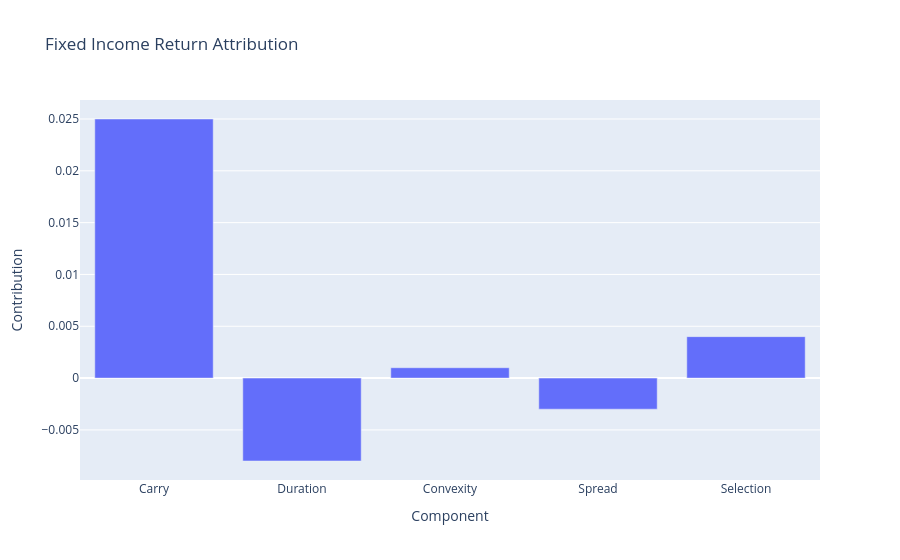
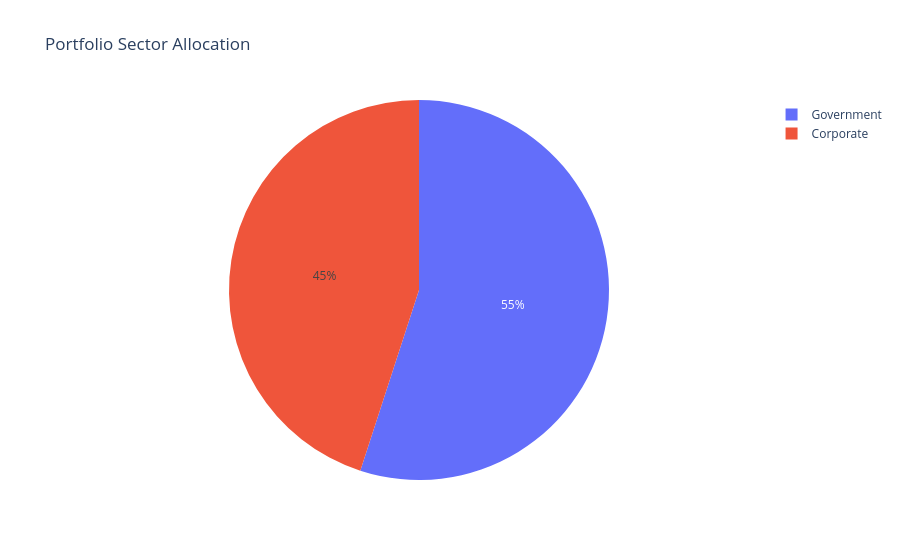
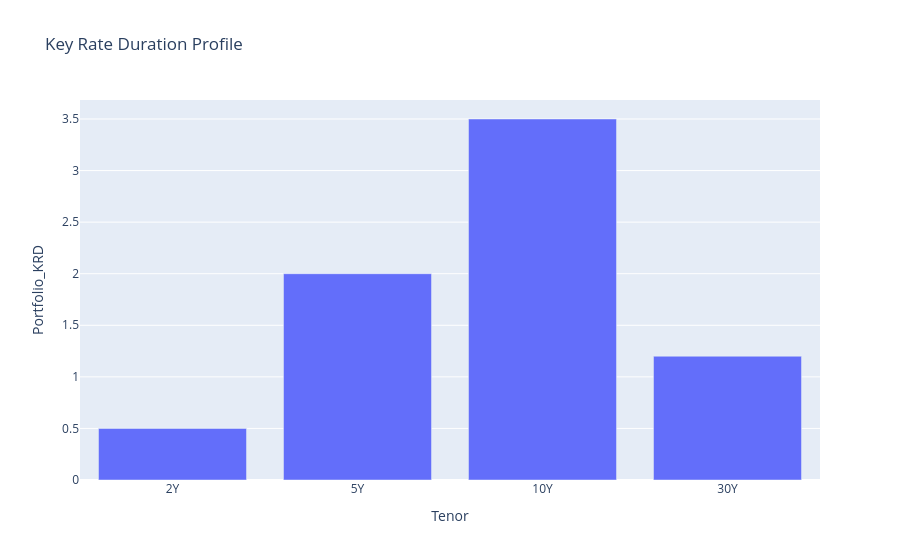

Write notebook code for charts like these, in order.
### Code cell
import pandas as pd
import numpy as np
import plotly.graph_objects as go
import plotly.express as px


####################################################
# Example Portfolio and Benchmark
####################################################

portfolio = pd.DataFrame({

    "Bond":[
        "US Treasury 5Y",
        "German Bund 10Y",
        "Corporate Bond A",
        "Corporate Bond B",
        "French OAT 8Y"
    ],

    "Sector":[
        "Government",
        "Government",
        "Corporate",
        "Corporate",
        "Government"
    ],

    "Weight":[
        0.20,
        0.25,
        0.25,
        0.20,
        0.10
    ],

    "Duration":[
        4.8,
        8.9,
        5.7,
        7.2,
        6.5
    ],

    "Return":[
        0.025,
        0.018,
        0.032,
        0.028,
        0.021
    ]
})


benchmark = pd.DataFrame({
    "Sector":["Government", "Corporate"],
    "Weight":[0.70, 0.30],
    "Duration":[7.0, 6.0],
    "Return":[0.020, 0.025] })


####################################################
# 1. Benchmark Attribution
####################################################

portfolio_return = np.sum(portfolio.Weight *portfolio.Return)
benchmark_return = np.sum(benchmark.Weight *benchmark.Return)
active_return = (portfolio_return -benchmark_return)


print("\n========== Benchmark Attribution ==========")
print(f"Portfolio Return : {portfolio_return:.2%}")
print(f"Benchmark Return : {benchmark_return:.2%}")
print(f"Active Return    : {active_return:.2%}")


####################################################
# 2. Key Rate Duration Attribution
####################################################

key_rates = pd.DataFrame({

    "Tenor":[
        "2Y",
        "5Y",
        "10Y",
        "30Y"
    ],

    "Portfolio_KRD":[
        0.5,
        2.0,
        3.5,
        1.2
    ],

    "Yield_Shock":[
        0.0005,
        0.0010,
        -0.0020,
        -0.0015
    ]

})


key_rates["Attribution"] = (
    -key_rates.Portfolio_KRD *
    key_rates.Yield_Shock
)


print("\n========== Key Rate Duration Attribution ==========")
print(key_rates.round(5))



####################################################
# 3. Sector Allocation Attribution
####################################################

sector = portfolio.groupby("Sector").agg({"Weight":"sum","Return":"mean"})
benchmark_sector = benchmark.set_index("Sector")
sector["Benchmark Weight"] = (benchmark_sector.Weight)
sector["Benchmark Return"] = (benchmark_sector.Return)
sector["Allocation Effect"] = (
    (sector.Weight -sector["Benchmark Weight"])*
    (sector["Return"] - benchmark_return))


print("\n========== Sector Allocation Attribution ==========")
print(sector.round(4))



####################################################
# 4. Yield Curve Positioning Attribution
####################################################

curve = pd.DataFrame({

    "Maturity":[
        "2Y",
        "5Y",
        "10Y",
        "30Y"
    ],

    "Portfolio_Duration":[
        0.8,
        2.2,
        3.5,
        1.5
    ],

    "Yield_Move":[
        0.001,
        -0.002,
        -0.003,
        -0.001
    ]

})


curve["Curve_Positioning_Return"] = (-curve.Portfolio_Duration *curve.Yield_Move)


print("\n========== Curve Positioning Attribution ==========")
print(curve.round(5))



####################################################
# 5. Brinson Fixed Income Attribution
####################################################

brinson = pd.DataFrame({

    "Sector":[
        "Government",
        "Corporate"
    ],

    "Portfolio Weight":[
        0.45,
        0.55
    ],

    "Benchmark Weight":[
        0.70,
        0.30
    ],

    "Portfolio Return":[
        0.021,
        0.031
    ],

    "Benchmark Return":[
        0.020,
        0.025
    ]

})


# Allocation effect
brinson["Allocation Effect"] = (
    (brinson["Portfolio Weight"] - brinson["Benchmark Weight"])
    *
    (brinson["Benchmark Return"] - benchmark_return))



# Selection effect
brinson["Selection Effect"] = (
    brinson["Benchmark Weight"]
    *
    (brinson["Portfolio Return"] - brinson["Benchmark Return"]))


# Interaction effect
brinson["Interaction Effect"] = (
    (brinson["Portfolio Weight"] - brinson["Benchmark Weight"])
    *
    (brinson["Portfolio Return"] - brinson["Benchmark Return"]))


print("\n========== Brinson Attribution ==========")
print(brinson.round(4))



####################################################
# 6. Interactive Plotly Dashboard
####################################################


# Attribution waterfall data

dashboard = pd.DataFrame({

    "Component":[

        "Carry",

        "Duration",

        "Convexity",

        "Spread",

        "Selection"

    ],


    "Contribution":[

        0.025,

        -0.008,

        0.001,

        -0.003,

        0.004

    ]

})



fig1 = px.bar(

    dashboard,

    x="Component",

    y="Contribution",

    title="Fixed Income Return Attribution"

)


fig1.show()



# Sector allocation chart


fig2 = px.pie(

    portfolio,

    values="Weight",

    names="Sector",

    title="Portfolio Sector Allocation"

)


fig2.show()



# Key rate duration chart


fig3 = px.bar(

    key_rates,

    x="Tenor",

    y="Portfolio_KRD",

    title="Key Rate Duration Profile"

)


fig3.show()

### Figure 1 — Plotly figure (JSON) as saved in the notebook; plotly's stock layout.template omitted (floating-point values rounded to 4 significant figures)
{"data": [{"hovertemplate": "Component=%{x}<br>Contribution=%{y}<extra></extra>", "legendgroup": "", "marker": {"color": "#636efa", "pattern": {"shape": ""}}, "name": "", "orientation": "v", "showlegend": false, "textposition": "auto", "type": "bar", "x": ["Carry", "Duration", "Convexity", "Spread", "Selection"], "xaxis": "x", "y": [0.025, -0.008, 0.001, -0.003, 0.004], "yaxis": "y"}], "layout": {"barmode": "relative", "legend": {"tracegroupgap": 0}, "title": {"text": "Fixed Income Return Attribution"}, "xaxis": {"anchor": "y", "domain": [0, 1], "title": {"text": "Component"}}, "yaxis": {"anchor": "x", "domain": [0, 1], "title": {"text": "Contribution"}}}}

### Figure 2 — Plotly figure (JSON) as saved in the notebook; plotly's stock layout.template omitted (floating-point values rounded to 4 significant figures)
{"data": [{"domain": {"x": [0, 1], "y": [0, 1]}, "hovertemplate": "Sector=%{label}<br>Weight=%{value}<extra></extra>", "labels": ["Government", "Government", "Corporate", "Corporate", "Government"], "legendgroup": "", "name": "", "showlegend": true, "type": "pie", "values": [0.2, 0.25, 0.25, 0.2, 0.1]}], "layout": {"legend": {"tracegroupgap": 0}, "title": {"text": "Portfolio Sector Allocation"}}}

### Figure 3 — Plotly figure (JSON) as saved in the notebook; plotly's stock layout.template omitted (floating-point values rounded to 4 significant figures)
{"data": [{"hovertemplate": "Tenor=%{x}<br>Portfolio_KRD=%{y}<extra></extra>", "legendgroup": "", "marker": {"color": "#636efa", "pattern": {"shape": ""}}, "name": "", "orientation": "v", "showlegend": false, "textposition": "auto", "type": "bar", "x": ["2Y", "5Y", "10Y", "30Y"], "xaxis": "x", "y": [0.5, 2.0, 3.5, 1.2], "yaxis": "y"}], "layout": {"barmode": "relative", "legend": {"tracegroupgap": 0}, "title": {"text": "Key Rate Duration Profile"}, "xaxis": {"anchor": "y", "domain": [0, 1], "title": {"text": "Tenor"}}, "yaxis": {"anchor": "x", "domain": [0, 1], "title": {"text": "Portfolio_KRD"}}}}
